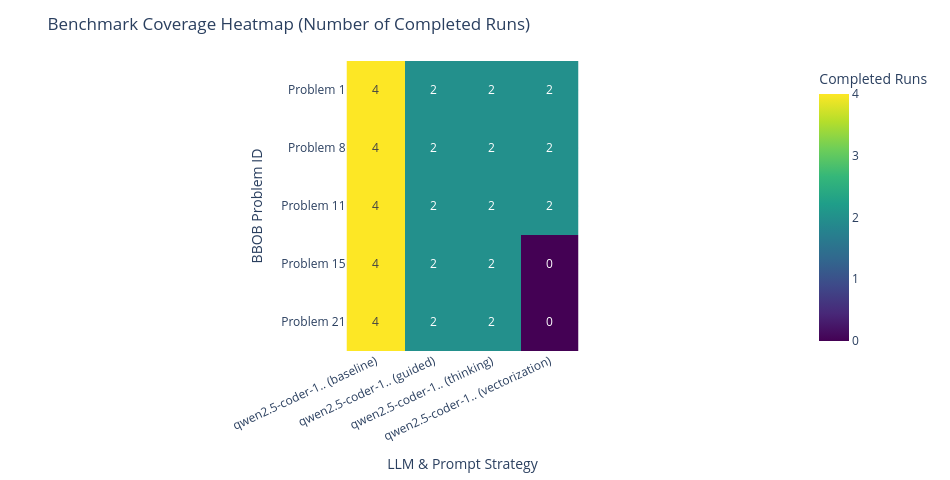

Notebook cell for this chart:
### Markdown cell above
## 2. Benchmark Coverage Heatmap

### 📌 What this plot shows:
- A grid matrix showing how many completed experiments exist for each combination of **BBOB Problem ID** (rows) and **LLM Model + Prompt Strategy** (columns).

### 💡 How to read it:
- **Higher numbers & brighter colors** = You have run more experiments for that configuration (good statistical coverage).
- **`0` or blank cells** = You haven't run any experiments for that problem/prompt combination yet.

### Code cell
pivot_cov = df_exp.pivot_table(
    index='problem_id',
    columns=['llm_name', 'prompt_strategy'],
    values='id',
    aggfunc='count',
    fill_value=0
)

fig_heat = px.imshow(
    pivot_cov,
    labels=dict(x="LLM & Prompt Strategy", y="BBOB Problem ID", color="Completed Runs"),
    x=[f"{col[0].split('/')[-1][:15]}.. ({col[1]})" for col in pivot_cov.columns],
    y=[f"Problem {p}" for p in pivot_cov.index],
    color_continuous_scale="Viridis",
    text_auto=True,
    title="Benchmark Coverage Heatmap (Number of Completed Runs)"
)
fig_heat.update_xaxes(tickangle=-25)
apply_clean_layout(fig_heat, height=480, width=950)
fig_heat.show()

### Figure 1 — Plotly figure (JSON) as saved in the notebook; plotly's stock layout.template omitted (floating-point values rounded to 4 significant figures)
{"data": [{"coloraxis": "coloraxis", "hovertemplate": "LLM & Prompt Strategy: %{x}<br>BBOB Problem ID: %{y}<br>Completed Runs: %{z}<extra></extra>", "name": "0", "texttemplate": "%{z}", "type": "heatmap", "x": ["qwen2.5-coder-1.. (baseline)", "qwen2.5-coder-1.. (guided)", "qwen2.5-coder-1.. (thinking)", "qwen2.5-coder-1.. (vectorization)"], "xaxis": "x", "y": ["Problem 1", "Problem 8", "Problem 11", "Problem 15", "Problem 21"], "yaxis": "y", "z": [[4, 2, 2, 2], [4, 2, 2, 2], [4, 2, 2, 2], [4, 2, 2, 0], [4, 2, 2, 0]]}], "layout": {"coloraxis": {"autocolorscale": false, "colorbar": {"title": {"text": "Completed Runs"}}, "colorscale": [[0, "#440154"], [0.1111, "#482878"], [0.2222, "#3e4989"], [0.3333, "#31688e"], [0.4444, "#26828e"], [0.5556, "#1f9e89"], [0.6667, "#35b779"], [0.7778, "#6ece58"], [0.8889, "#b5de2b"], [1, "#fde725"]]}, "height": 480, "legend": {"orientation": "h", "x": 0.5, "xanchor": "center", "y": -0.15, "yanchor": "top"}, "margin": {"b": 80, "l": 60, "r": 40, "t": 60}, "title": {"text": "Benchmark Coverage Heatmap (Number of Completed Runs)"}, "width": 950, "xaxis": {"anchor": "y", "constrain": "domain", "domain": [0, 1], "scaleanchor": "y", "tickangle": -25, "title": {"text": "LLM & Prompt Strategy"}}, "yaxis": {"anchor": "x", "autorange": "reversed", "constrain": "domain", "domain": [0, 1], "title": {"text": "BBOB Problem ID"}}}}
